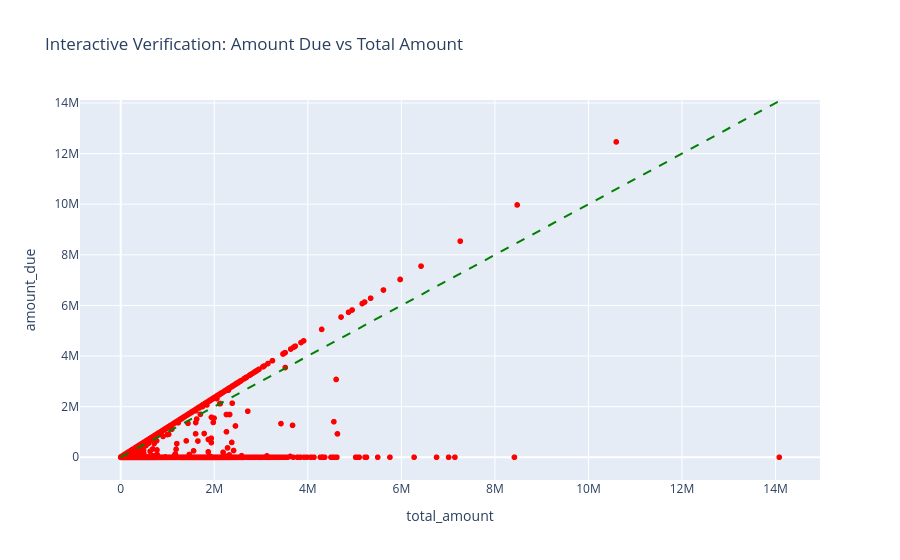

The notebook cell this image was saved under:
### Markdown cell above
## 3. Verification of Assumptions
Before proceeding, we validate the data quality and our logical assumptions.

### Assumption 1: Data Anomalies (Amount Due > Total)
We suspected some data rows contain penalties or errors.

### Code cell
# Verification: Check for Amount Due > Total Amount
anomalies = df[df['amount_due'] > df['total_amount']]
print(f"Anomalies Found: {len(anomalies)}")

fig = px.scatter(
    df, x='total_amount', y='amount_due', 
    title='Interactive Verification: Amount Due vs Total Amount',
    hover_data=['id', 'payer_id'],
    color_discrete_sequence=['red']
)
# Add a 1:1 line
fig.add_shape(type="line", x0=0, y0=0, x1=df['total_amount'].max(), y1=df['total_amount'].max(),
    line=dict(color="Green", width=2, dash="dash")
)
fig.show()

### Figure 1 — Plotly figure (JSON) as saved in the notebook; plotly's stock layout.template omitted (floating-point values rounded to 4 significant figures; data arrays with more than 128 entries replaced by an {"elided": "..."} marker saying what was removed)
{"data": [{"customdata": {"elided": "17692x2 mixed values"}, "hovertemplate": "total_amount=%{x}<br>amount_due=%{y}<br>id=%{customdata[0]}<br>payer_id=%{customdata[1]}<extra></extra>", "legendgroup": "", "marker": {"color": "red", "symbol": "circle"}, "mode": "markers", "name": "", "showlegend": false, "type": "scattergl", "x": {"elided": "17692 int values"}, "xaxis": "x", "y": {"elided": "17692 float values"}, "yaxis": "y"}], "layout": {"legend": {"tracegroupgap": 0}, "shapes": [{"line": {"color": "Green", "dash": "dash", "width": 2}, "type": "line", "x0": 0, "x1": 14078812, "y0": 0, "y1": 14078812}], "title": {"text": "Interactive Verification: Amount Due vs Total Amount"}, "xaxis": {"anchor": "y", "domain": [0, 1], "title": {"text": "total_amount"}}, "yaxis": {"anchor": "x", "domain": [0, 1], "title": {"text": "amount_due"}}}}
